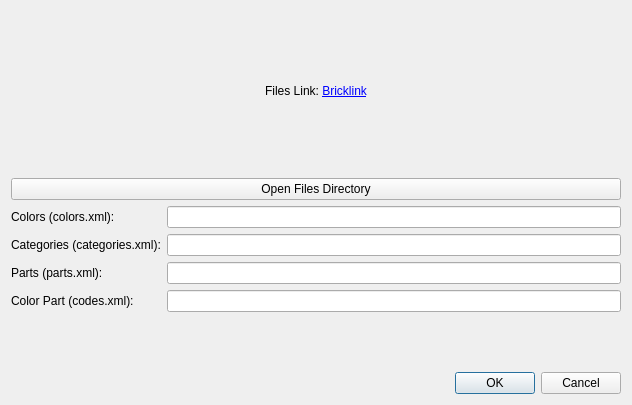
<?xml version="1.0" encoding="UTF-8"?>
<ui version="4.0">
 <class>UpdateDBDialog</class>
 <widget class="QDialog" name="UpdateDBDialog">
  <property name="geometry">
   <rect>
    <x>0</x>
    <y>0</y>
    <width>632</width>
    <height>405</height>
   </rect>
  </property>
  <property name="windowTitle">
   <string>Update Database</string>
  </property>
  <layout class="QVBoxLayout" name="verticalLayout">
   <item>
    <widget class="QLabel" name="linkLabel">
     <property name="text">
      <string>Files Link: &lt;a href=&quot;https://www.bricklink.com/catalogDownload.asp&quot;&gt;Bricklink&lt;/a&gt;</string>
     </property>
     <property name="textFormat">
      <enum>Qt::TextFormat::RichText</enum>
     </property>
     <property name="alignment">
      <set>Qt::AlignmentFlag::AlignCenter</set>
     </property>
    </widget>
   </item>
   <item>
    <widget class="QPushButton" name="openFilesDirButton">
     <property name="text">
      <string>Open Files Directory</string>
     </property>
    </widget>
   </item>
   <item>
    <layout class="QFormLayout" name="formLayout">
     <item row="0" column="0">
      <widget class="QLabel" name="colorLabel">
       <property name="text">
        <string>Colors (colors.xml):</string>
       </property>
      </widget>
     </item>
     <item row="0" column="1">
      <widget class="QLineEdit" name="colorsEdit">
       <property name="readOnly">
        <bool>true</bool>
       </property>
      </widget>
     </item>
     <item row="1" column="0">
      <widget class="QLabel" name="categoriesLabe">
       <property name="text">
        <string>Categories (categories.xml):</string>
       </property>
      </widget>
     </item>
     <item row="1" column="1">
      <widget class="QLineEdit" name="categoriesEdit">
       <property name="readOnly">
        <bool>true</bool>
       </property>
      </widget>
     </item>
     <item row="2" column="0">
      <widget class="QLabel" name="partsLabel">
       <property name="text">
        <string>Parts (parts.xml):</string>
       </property>
      </widget>
     </item>
     <item row="2" column="1">
      <widget class="QLineEdit" name="partsEdit">
       <property name="readOnly">
        <bool>true</bool>
       </property>
      </widget>
     </item>
     <item row="3" column="0">
      <widget class="QLabel" name="colotPartsLabel">
       <property name="text">
        <string>Color Part (codes.xml):</string>
       </property>
      </widget>
     </item>
     <item row="3" column="1">
      <widget class="QLineEdit" name="colorPartEdit">
       <property name="readOnly">
        <bool>true</bool>
       </property>
      </widget>
     </item>
    </layout>
   </item>
   <item>
    <widget class="QDialogButtonBox" name="buttonBox">
     <property name="orientation">
      <enum>Qt::Orientation::Horizontal</enum>
     </property>
     <property name="standardButtons">
      <set>QDialogButtonBox::StandardButton::Cancel|QDialogButtonBox::StandardButton::Ok</set>
     </property>
    </widget>
   </item>
  </layout>
 </widget>
 <resources/>
 <connections>
  <connection>
   <sender>buttonBox</sender>
   <signal>accepted()</signal>
   <receiver>UpdateDBDialog</receiver>
   <slot>accept()</slot>
   <hints>
    <hint type="sourcelabel">
     <x>248</x>
     <y>254</y>
    </hint>
    <hint type="destinationlabel">
     <x>157</x>
     <y>274</y>
    </hint>
   </hints>
  </connection>
  <connection>
   <sender>buttonBox</sender>
   <signal>rejected()</signal>
   <receiver>UpdateDBDialog</receiver>
   <slot>reject()</slot>
   <hints>
    <hint type="sourcelabel">
     <x>316</x>
     <y>260</y>
    </hint>
    <hint type="destinationlabel">
     <x>286</x>
     <y>274</y>
    </hint>
   </hints>
  </connection>
 </connections>
</ui>
